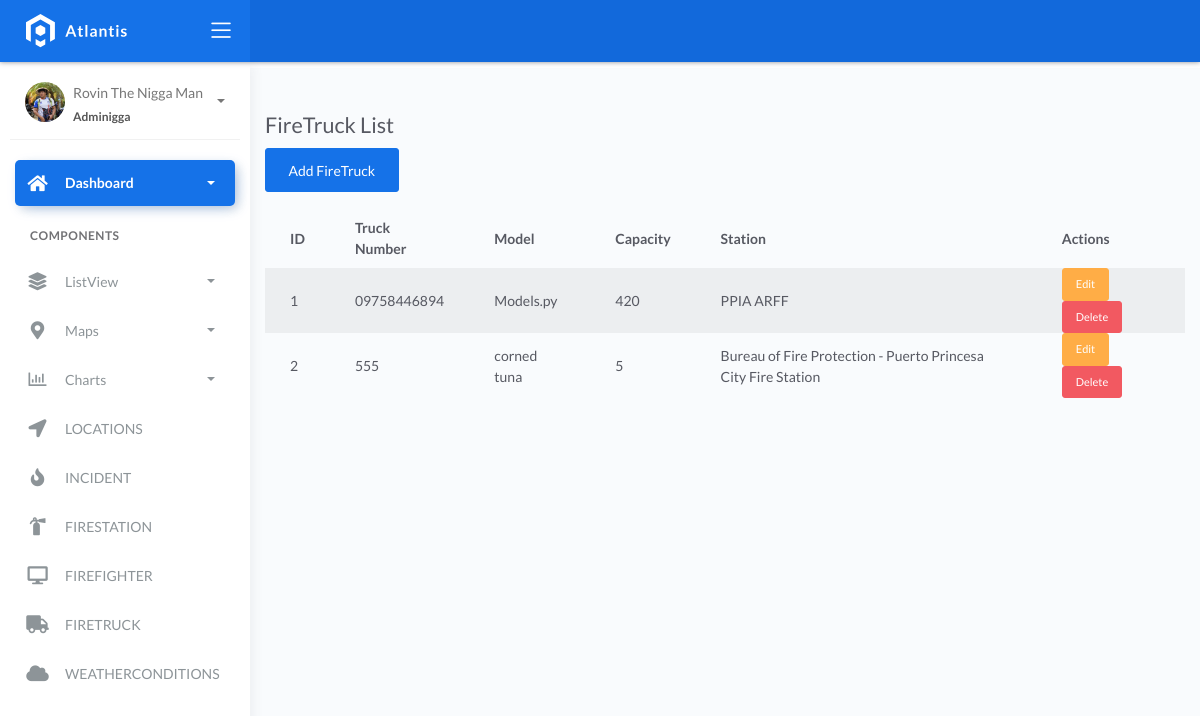
/firetrucks/, run on the app's committed database.
### fire/models.py (models this page shows, shortened)
class BaseModel(models.Model):
    created_at = models.DateTimeField(auto_now_add=True, db_index=True)
    updated_at = models.DateTimeField(auto_now=True)
    class Meta:
        abstract = True

class FireTruck(BaseModel):
    truck_number = models.CharField(max_length=150)
    model = models.CharField(max_length=150)
    capacity = models.CharField(max_length=150)  # water
    station = models.ForeignKey(FireStation, on_delete=models.CASCADE)

class FireStation(BaseModel):
    name = models.CharField(max_length=150)
    latitude = models.DecimalField(
        max_digits=22, decimal_places=16, null=True, blank=True)
    longitude = models.DecimalField(
        max_digits=22, decimal_places=16, null=True, blank=True)
    address = models.CharField(max_length=150)
    city = models.CharField(max_length=150)  # can be in separate table
    country = models.CharField(max_length=150)  # can be in separate table

### fire/views.py (the view)
# urls.py: path('firetrucks/', FireTruckListView.as_view(), name='firetruck-list'),
class FireTruckListView(ListView):
    model = FireTruck
    template_name = 'firetruck_list.html'
    context_object_name = 'firetrucks'

### templates/firetruck_list.html
{% extends 'base.html' %}
{% block content %}
<div class="container mt-5">
    <h2>FireTruck List</h2>
    <a href="{% url 'firetruck-add' %}" class="btn btn-primary mb-3">Add FireTruck</a>
    <table class="table table-striped">
        <thead>
            <tr>
                <th>ID</th>
                <th>Truck Number</th>
                <th>Model</th>
                <th>Capacity</th>
                <th>Station</th>
                <th>Actions</th>
            </tr>
        </thead>
        <tbody>
            {% for truck in firetrucks %}
            <tr>
                <td>{{ truck.id }}</td>
                <td>{{ truck.truck_number }}</td>
                <td>{{ truck.model }}</td>
                <td>{{ truck.capacity }}</td>
                <td>{{ truck.station.name }}</td>
                <td>
                    <a href="{% url 'firetruck-edit' truck.pk %}" class="btn btn-sm btn-warning">Edit</a>
                    <a href="{% url 'firetruck-delete' truck.pk %}" class="btn btn-sm btn-danger">Delete</a>
                </td>
            </tr>
            {% empty %}
            <tr><td colspan="6" class="text-center">No firetrucks found.</td></tr>
            {% endfor %}
        </tbody>
    </table>
</div>
{% endblock %}

### data on the page
FireTruck: id "1", truck_number "09758446894", model "Models.py", capacity "420", station.name "PPIA ARFF"
FireTruck: id "2", truck_number "555", model "corned tuna", capacity "5", station.name "Bureau of Fire Protection - Puerto Princesa City Fire Station"
